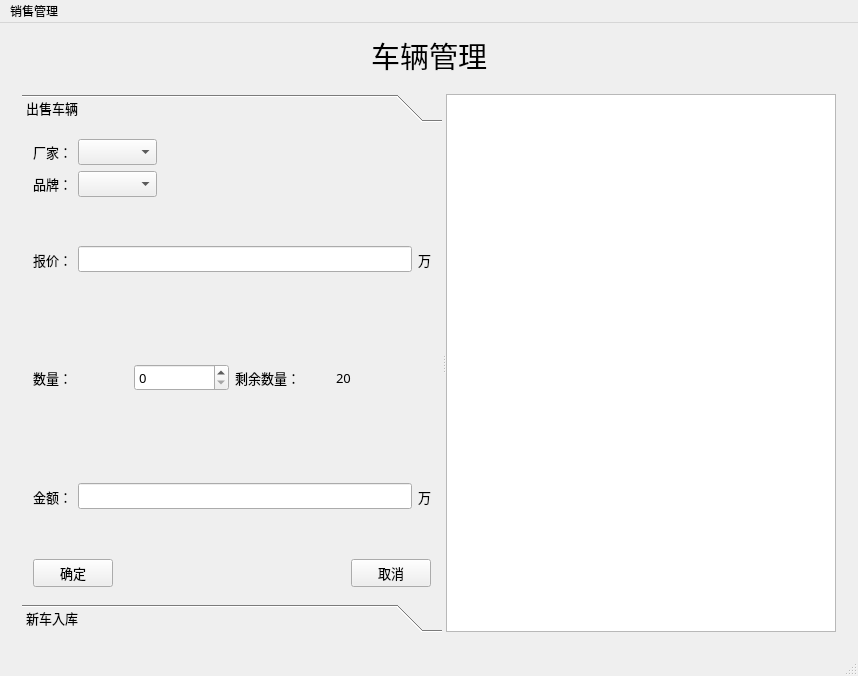
<?xml version="1.0" encoding="UTF-8"?>
<ui version="4.0">
 <class>MainWindow</class>
 <widget class="QMainWindow" name="MainWindow">
  <property name="geometry">
   <rect>
    <x>0</x>
    <y>0</y>
    <width>858</width>
    <height>676</height>
   </rect>
  </property>
  <property name="windowTitle">
   <string>MainWindow</string>
  </property>
  <widget class="QWidget" name="centralWidget">
   <layout class="QGridLayout" name="gridLayout">
    <item row="0" column="0">
     <spacer name="horizontalSpacer">
      <property name="orientation">
       <enum>Qt::Horizontal</enum>
      </property>
      <property name="sizeHint" stdset="0">
       <size>
        <width>332</width>
        <height>20</height>
       </size>
      </property>
     </spacer>
    </item>
    <item row="0" column="1">
     <widget class="QLabel" name="label">
      <property name="font">
       <font>
        <family>楷体</family>
        <pointsize>22</pointsize>
       </font>
      </property>
      <property name="text">
       <string>车辆管理</string>
      </property>
     </widget>
    </item>
    <item row="0" column="2">
     <spacer name="horizontalSpacer_2">
      <property name="orientation">
       <enum>Qt::Horizontal</enum>
      </property>
      <property name="sizeHint" stdset="0">
       <size>
        <width>332</width>
        <height>20</height>
       </size>
      </property>
     </spacer>
    </item>
    <item row="1" column="0" colspan="3">
     <widget class="QStackedWidget" name="stackedWidget">
      <property name="font">
       <font>
        <pointsize>12</pointsize>
       </font>
      </property>
      <widget class="QWidget" name="car">
       <layout class="QGridLayout" name="gridLayout_2">
        <item row="0" column="1">
         <widget class="QSplitter" name="splitter">
          <property name="orientation">
           <enum>Qt::Horizontal</enum>
          </property>
          <widget class="QToolBox" name="toolBox">
           <property name="sizePolicy">
            <sizepolicy hsizetype="Expanding" vsizetype="Preferred">
             <horstretch>0</horstretch>
             <verstretch>0</verstretch>
            </sizepolicy>
           </property>
           <property name="minimumSize">
            <size>
             <width>300</width>
             <height>0</height>
            </size>
           </property>
           <property name="font">
            <font>
             <family>楷体</family>
             <pointsize>10</pointsize>
            </font>
           </property>
           <property name="currentIndex">
            <number>0</number>
           </property>
           <widget class="QWidget" name="page">
            <property name="geometry">
             <rect>
              <x>0</x>
              <y>0</y>
              <width>435</width>
              <height>473</height>
             </rect>
            </property>
            <attribute name="label">
             <string>出售车辆</string>
            </attribute>
            <layout class="QVBoxLayout" name="verticalLayout">
             <item>
              <layout class="QHBoxLayout" name="horizontalLayout">
               <item>
                <widget class="QLabel" name="label_2">
                 <property name="text">
                  <string>厂家：</string>
                 </property>
                </widget>
               </item>
               <item>
                <widget class="QComboBox" name="comboBoxFactory"/>
               </item>
               <item>
                <spacer name="horizontalSpacer_3">
                 <property name="orientation">
                  <enum>Qt::Horizontal</enum>
                 </property>
                 <property name="sizeHint" stdset="0">
                  <size>
                   <width>40</width>
                   <height>20</height>
                  </size>
                 </property>
                </spacer>
               </item>
              </layout>
             </item>
             <item>
              <layout class="QHBoxLayout" name="horizontalLayout_2">
               <item>
                <widget class="QLabel" name="label_3">
                 <property name="text">
                  <string>品牌：</string>
                 </property>
                </widget>
               </item>
               <item>
                <widget class="QComboBox" name="comboBoxBrand"/>
               </item>
               <item>
                <spacer name="horizontalSpacer_4">
                 <property name="orientation">
                  <enum>Qt::Horizontal</enum>
                 </property>
                 <property name="sizeHint" stdset="0">
                  <size>
                   <width>37</width>
                   <height>17</height>
                  </size>
                 </property>
                </spacer>
               </item>
              </layout>
             </item>
             <item>
              <layout class="QHBoxLayout" name="horizontalLayout_3">
               <item>
                <widget class="QLabel" name="label_4">
                 <property name="text">
                  <string>报价：</string>
                 </property>
                </widget>
               </item>
               <item>
                <widget class="QLineEdit" name="lineEditPrice"/>
               </item>
               <item>
                <widget class="QLabel" name="label_5">
                 <property name="text">
                  <string>万</string>
                 </property>
                </widget>
               </item>
              </layout>
             </item>
             <item>
              <layout class="QHBoxLayout" name="horizontalLayout_4">
               <item>
                <widget class="QLabel" name="label_6">
                 <property name="text">
                  <string>数量：</string>
                 </property>
                </widget>
               </item>
               <item>
                <widget class="QSpinBox" name="spinBox"/>
               </item>
               <item>
                <widget class="QLabel" name="label_7">
                 <property name="text">
                  <string>剩余数量：</string>
                 </property>
                </widget>
               </item>
               <item>
                <widget class="QLabel" name="labelLast">
                 <property name="text">
                  <string>20</string>
                 </property>
                </widget>
               </item>
              </layout>
             </item>
             <item>
              <layout class="QHBoxLayout" name="horizontalLayout_5">
               <item>
                <widget class="QLabel" name="label_10">
                 <property name="text">
                  <string>金额：</string>
                 </property>
                </widget>
               </item>
               <item>
                <widget class="QLineEdit" name="lineEditTotal"/>
               </item>
               <item>
                <widget class="QLabel" name="label_9">
                 <property name="text">
                  <string>万</string>
                 </property>
                </widget>
               </item>
              </layout>
             </item>
             <item>
              <layout class="QHBoxLayout" name="horizontalLayout_6">
               <item>
                <widget class="QPushButton" name="buttonSure">
                 <property name="text">
                  <string>确定</string>
                 </property>
                </widget>
               </item>
               <item>
                <spacer name="horizontalSpacer_5">
                 <property name="orientation">
                  <enum>Qt::Horizontal</enum>
                 </property>
                 <property name="sizeHint" stdset="0">
                  <size>
                   <width>88</width>
                   <height>20</height>
                  </size>
                 </property>
                </spacer>
               </item>
               <item>
                <widget class="QPushButton" name="buttonCancel">
                 <property name="text">
                  <string>取消</string>
                 </property>
                </widget>
               </item>
              </layout>
             </item>
            </layout>
           </widget>
           <widget class="QWidget" name="page_2">
            <property name="geometry">
             <rect>
              <x>0</x>
              <y>0</y>
              <width>435</width>
              <height>473</height>
             </rect>
            </property>
            <attribute name="label">
             <string>新车入库</string>
            </attribute>
           </widget>
          </widget>
          <widget class="QTextEdit" name="textEdit">
           <property name="readOnly">
            <bool>true</bool>
           </property>
          </widget>
         </widget>
        </item>
       </layout>
      </widget>
      <widget class="QWidget" name="calc"/>
     </widget>
    </item>
   </layout>
  </widget>
  <widget class="QMenuBar" name="menuBar">
   <property name="geometry">
    <rect>
     <x>0</x>
     <y>0</y>
     <width>858</width>
     <height>26</height>
    </rect>
   </property>
   <widget class="QMenu" name="menu">
    <property name="title">
     <string>销售管理</string>
    </property>
    <addaction name="actionCar"/>
    <addaction name="actionCalc"/>
   </widget>
   <addaction name="menu"/>
  </widget>
  <widget class="QStatusBar" name="statusBar"/>
  <action name="actionCar">
   <property name="text">
    <string>车辆管理</string>
   </property>
  </action>
  <action name="actionCalc">
   <property name="text">
    <string>销售统计</string>
   </property>
  </action>
 </widget>
 <layoutdefault spacing="6" margin="11"/>
 <resources/>
 <connections/>
</ui>
